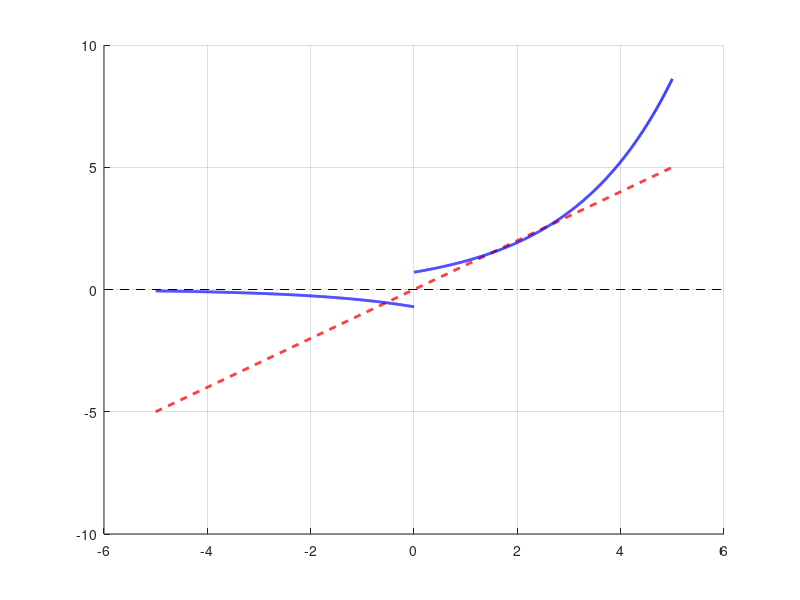

Source code (MATLAB):
x = linspace(-5, 5, 1000); 
x_pos = linspace(0, 5, 1000); 
x_neg = linspace(-5, 0, 1000);

% Define the functions
f1 = x;
f2_pos = sqrt(exp(x_pos)/2);
f2_neg = -sqrt(exp(x_neg)/2);

% Plot both functions
figure;
hold on; % This keeps the current graph and adds the new plots to it
plot(x, f1, 'r--', 'LineWidth', 2); 
plot(x_pos, f2_pos, 'b', 'LineWidth', 2); 
plot(x_neg, f2_neg, 'b', 'LineWidth', 2); 
plot(xlim, [0 0], 'k--'); 
grid on;